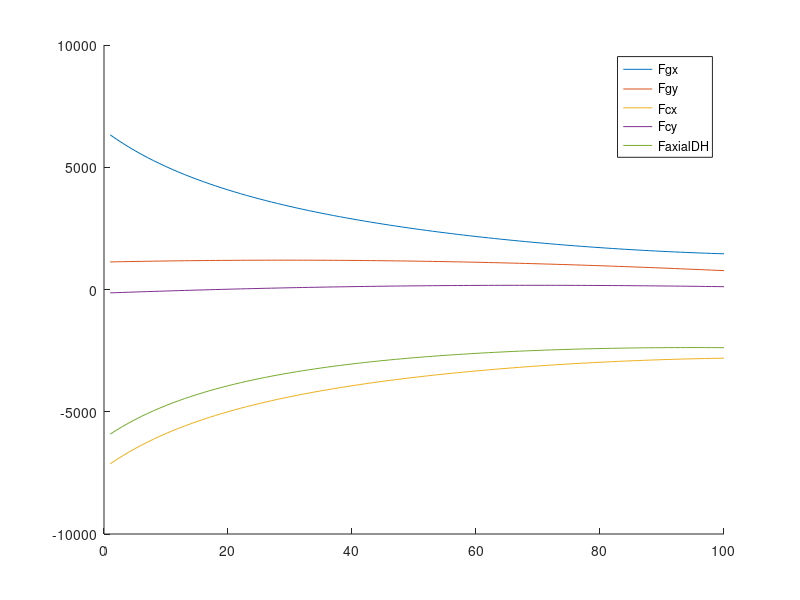
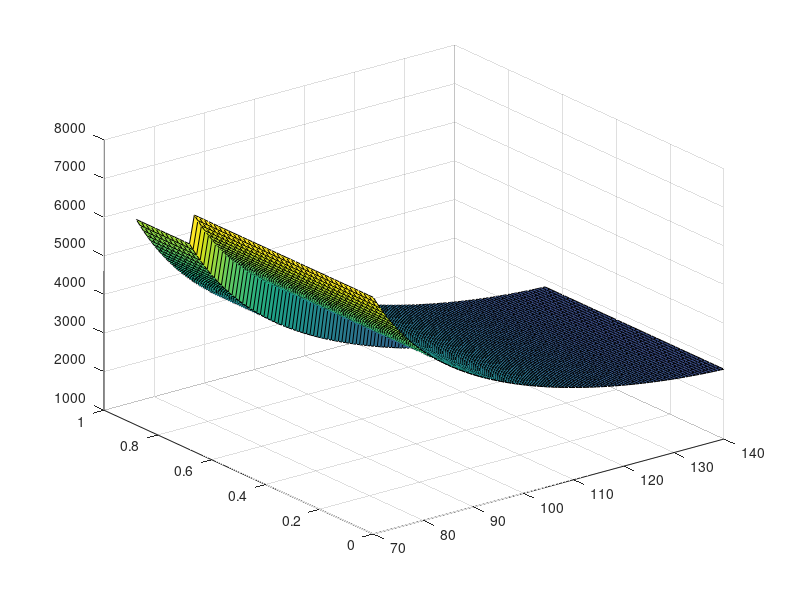
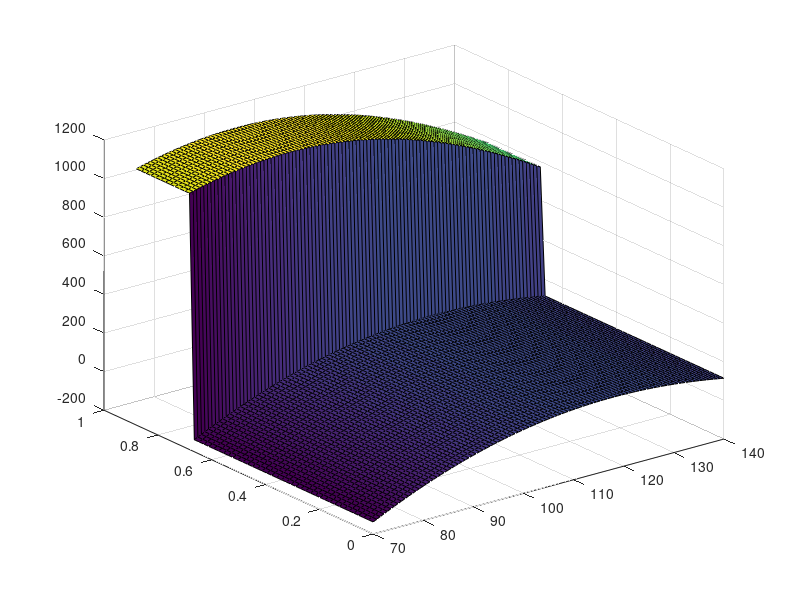
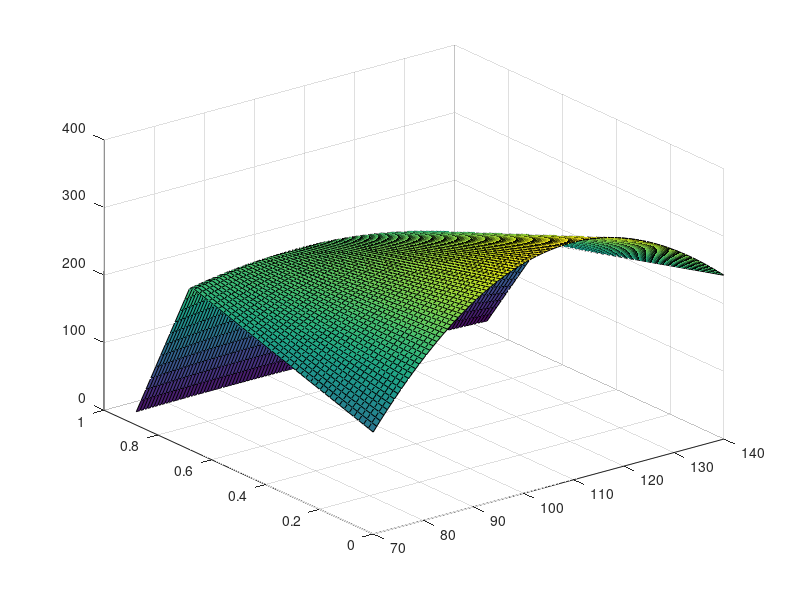

MATLAB code to generate these figures, in order: (Note: this script raises an error after producing the figures.)
clc;
% clear variables;


Designation='50 X 25 X 2.9';%input('Section shape\n');

%% Mass

mg=0;
Mg=1200;
F_load=mg+Mg;
Fs=1500;
Sections=50;

%% Length Definition

Lac=.5905;
Lad=.493;
Lcd=.15207;
Lgh=.15207;
Lcg=.880;
Ldh=.880;
Lck=.665;
Lce=.60978;
Lgj=.30093;
delta=acosd(Lac/Lce);


%%

theta=linspace(70,140,100);
theta_2=(theta-90);
temp=theta-delta;
L=sqrt(Lce^2+Lck^2-2*Lce*Lck*cosd(temp));
phi=asind(Lce.*sind(temp)./L);
% EK=sqrt(Lck^2+Lce^2-2*Lck*Lce*cosd(temp));
% psi=asind(EK/(Lce*sind(temp)));

%% Forces

M_load=F_load*Lgj;
Fx_spring=Fs.*cosd(phi);
Fy_spring=Fs.*sind(phi);
Subtend=atand(110/105);
Fhx=(M_load./(Lgh.*sind(theta-Subtend)));
Fgx=+Fhx-F_load*cosd(180-theta);
Fgy=F_load*sind(180-theta);
Fdx=Fhx;
Fcx=-Fgx-Fx_spring;
Fcy=Fgy-Fy_spring;

%% Force and moment distribution

%For lower beam
F_axial_DH=-Fdx;
%For upper beam
%Axial
dL=Lcg/Sections;
l=dL;
for i=1:Sections
    if l<(Lcg-Lck)
        F_axial_CG(i,:)=Fgx;
    else
        F_axial_CG(i,:)=Fgx+Fx_spring;
    end
    l=l+dL;
end
%Shear
l=dL;
for i=1:Sections
    if l<(Lcg-Lck)
        F_shear_CG(i,:)=Fgy;
    else
        F_shear_CG(i,:)=Fgy-Fy_spring;
    end
    l=l+dL;
end
%Moment
l=dL;
for i=1:Sections
    if l<(Lcg-Lck)
        M_shear_CG(i,:)=Fgy*l;
    else
        M_shear_CG(i,:)=Fgy*l-Fy_spring*(Lck+l-Lcg);
    end
    l=l+dL;
end

F_shear_CG=flip(F_shear_CG);
M_shear_CG=flip(M_shear_CG);
F_axial_CG=flip(F_axial_CG);
l_array=linspace(0,Lcg,Sections);
%% Plot

figure(1)
hold on
plot(Fgx);
plot(Fgy);
% plot(Fhx);
% plot(Fdx);
plot(Fcx);
plot(Fcy);
plot(F_axial_DH);
legend('Fgx','Fgy','Fcx','Fcy','FaxialDH');
hold off

figure(2)
surf(theta,l_array,F_axial_CG);

figure(3)
surf(theta,l_array,F_shear_CG);

figure(4)
surf(theta,l_array,M_shear_CG);




%%%%%%%%%%%%%%%%%%%%%%%%%%%%%%%%%%%%%%%%%
[Section,Ixx,SecArea,X,Y,Tx,Ty]=Data(Designation);
for i=1:100
    for j=1:Sections
        [Sigma_vm_max(j,i)]=Stress_P(F_shear_CG(j,i),F_axial_CG(j,i),M_shear_CG(j,i),0,Section,Ixx,SecArea,X,Y,Tx,Ty);
    end
end

A = max(Sigma_vm_max, [], 'all');

figure(5)
surf(theta,l_array,Sigma_vm_max);

%% 
function [Section,Ixx,SecArea,X,Y,Tx,Ty] = Data(Designation)
opts = spreadsheetImportOptions("NumVariables", 12);

% Specify sheet and range
opts.Sheet = "Sheet1";
opts.DataRange = "A2:L277";

% Specify column names and types
opts.VariableNames = ["Designation", "Section", "D", "B", "t", "T", "M", "A", "Ix", "Iy", "Rx", "Ry"];
opts.VariableTypes = ["string", "categorical", "double", "double", "double", "double", "double", "double", "double", "double", "double", "double"];

% Specify variable properties
opts = setvaropts(opts, "Designation", "WhitespaceRule", "preserve");
opts = setvaropts(opts, ["Designation", "Section"], "EmptyFieldRule", "auto");

% Import the data
Crosssectionproperties = readtable("C:\Users\ripun\MTech_Project\data\Cross section properties.xlsx", opts, "UseExcel", false);
l=height(Crosssectionproperties);
clear opts
l=height(Crosssectionproperties);
for loop=1:l
    if Designation==Crosssectionproperties.Designation(loop)
        Section=Crosssectionproperties.Section(loop);
        Ixx=Crosssectionproperties.Ix(loop);
        SecArea=Crosssectionproperties.A(loop);
        X=Crosssectionproperties.B(loop);
        Y=Crosssectionproperties.D(loop);
        Tx=Crosssectionproperties.t(loop);
        Ty=Crosssectionproperties.T(loop);
    end
end

end
%% 
function [Sigma_vm_max] = Stress_P(F_shear_CG,F_a,M_shear_CG,M,Section,Ixx,SecArea,X,Y,Tx,Ty)
        Sigma_min = 0;
        Sigma_min_2 = 0;
%         [Section,Ixx,SecArea,X,Y,Tx,Ty]=Data(Designation);

switch Section
    case 'P'
        
        SecArea_1=SecArea*10^-4;
        Ixx_1=Ixx*10^-8;
        Sigma_T = F_a/SecArea_1;
        Sigma_M = M_shear_CG*(Y/2)/Ixx_1*10^(-3);
        Sigma_MM = M*(Y/2)/Ixx_1*10^(-3);
        Sigma_max = (Sigma_T+Sigma_M-Sigma_MM)/10^6;
        Sigma_max_2 = (Sigma_T-Sigma_M+Sigma_MM)/10^6;


        Sigma_max_In = Sigma_max;
        Sigma_min_In = 0;
        Sigma_max_In_2 = Sigma_max;
        Sigma_min_In_2 = 0;

    case 'B'
        
        SecArea_1=SecArea*10^-4;
        Ixx_1=Ixx*10^-8;
        Sigma_T = F_a/SecArea_1;
        Sigma_M = M_shear_CG*(Y/2)/Ixx_1*10^(-3);
        Sigma_MM = M*(Y/2)/Ixx_1*10^(-3);
        Sigma_max = (Sigma_T+Sigma_M-Sigma_MM)/10^6;
        Sigma_max_2 = (Sigma_T-Sigma_M+Sigma_MM)/10^6;
        
        Q = (Ty*X)*(Y/2-Ty/2)*10^(-9);
        tau = F_shear_CG*Q/Ixx_1/Tx/2*10^(3);
        Sigma_MM_2 = M*(Y/2-Ty)/Ixx_1*10^(-3);
        Sigma_M_temp = M_shear_CG*(Y/2-Ty)/Ixx_1*10^(-3)+Sigma_T-Sigma_MM_2;
        Sigma_M_temp_2 = -M_shear_CG*(Y/2-Ty)/Ixx_1*10^(-3)+Sigma_T+Sigma_MM_2;
        Sigma_max_In = (Sigma_M_temp/2+sqrt((Sigma_M_temp/2)^2+tau^2))/10^6;
        Sigma_min_In = (Sigma_M_temp/2-sqrt((Sigma_M_temp/2)^2+tau^2))/10^6;
        Sigma_max_In_2 = (Sigma_M_temp_2/2+sqrt((Sigma_M_temp_2/2)^2+tau^2))/10^6;
        Sigma_min_In_2 = (Sigma_M_temp_2/2-sqrt((Sigma_M_temp_2/2)^2+tau^2))/10^6;
    case 'L'
        
        SecArea_1=SecArea*10^-4;
        Ixx_1=Ixx*10^-8;
        Sigma_T = F_a/SecArea_1;
        Sigma_M = M_shear_CG*(Y/2)/Ixx_1*10^(-3);
        Y=Y-((X*Ty^2/Tx+Y^2-Ty^2)/(2*(Ty*X/Tx-Ty+Y)));
        Sigma_MM = M*(Y)/Ixx_1*10^(-3);
        Sigma_max = (Sigma_T+Sigma_M-Sigma_MM)/10^6;
        

        Sigma_max_In = Sigma_max;
        Sigma_min_In = 0;
%         Q = (Ty*Y)*(X/2-Ty/2)*10^(-9);
%         tau = F_p*Q/Ixx/Tx*10^(3);
%         Sigma_MM_2 = M*(X/2-Ty)/Ixx*10^(-3);
%         Sigma_M_temp = (F_p*L)*(X/2-Ty)/Ixx*10^(-3)+Sigma_T-Sigma_MM_2;
%         Sigma_max_2 = (Sigma_M_temp/2+sqrt((Sigma_M_temp/2)^2+tau^2))/10^6;
%         Sigma_min_2 = (Sigma_M_temp/2-sqrt((Sigma_M_temp/2)^2+tau^2))/10^6;


    case 'C'
       
        SecArea_1=SecArea*10^-4;
        Ixx_1=Ixx*10^-8;
        Sigma_T = F_a/SecArea_1;
        Sigma_M = M_shear_CG*(Y/2)/Ixx_1*10^(-3);
        Sigma_MM = M*(Y/2)/Ixx_1*10^(-3);
        Sigma_max = (Sigma_T+Sigma_M-Sigma_MM)/10^6;
        Sigma_max_2 = (Sigma_T-Sigma_M+Sigma_MM)/10^6;

        Q = (Ty*X)*(Y/2-Ty/2)*10^(-9);
        tau = F_shear_CG*Q/Ixx_1/Tx*10^(3);
        Sigma_MM_2 = M*(Y/2-Ty)/Ixx_1*10^(-3);
        Sigma_M_temp = M_shear_CG*(Y/2-Ty)/Ixx_1*10^(-3)+Sigma_T-Sigma_MM_2;
        Sigma_M_temp_2 = -M_shear_CG*(Y/2-Ty)/Ixx_1*10^(-3)+Sigma_T+Sigma_MM_2;
        Sigma_max_In = (Sigma_M_temp/2+sqrt((Sigma_M_temp/2)^2+tau^2))/10^6;
        Sigma_min_In = (Sigma_M_temp/2-sqrt((Sigma_M_temp/2)^2+tau^2))/10^6;
        Sigma_max_In_2 = (Sigma_M_temp_2/2+sqrt((Sigma_M_temp_2/2)^2+tau^2))/10^6;
        Sigma_min_In_2 = (Sigma_M_temp_2/2-sqrt((Sigma_M_temp_2/2)^2+tau^2))/10^6;

    case 'I'
       
        SecArea_1=SecArea*10^-4;
        Ixx_1 = Ixx*10^-8;
        Sigma_T = F_a/SecArea_1;
        Sigma_M = M_shear_CG*(Y/2)/Ixx_1*10^(-3);
        Sigma_MM = M*(Y/2)/Ixx_1*10^(-3);
        Sigma_max = (Sigma_T+Sigma_M-Sigma_MM)/10^6;
        Sigma_max_2 = (Sigma_T-Sigma_M+Sigma_MM)/10^6;

        Q = (Ty*X)*(Y/2-Ty/2)*10^(-9);
        tau = F_shear_CG*Q/Ixx_1/Tx*10^(3);
        Sigma_MM_2 = M*(Y/2-Ty)/Ixx_1*10^(-3);
        Sigma_M_temp = M_shear_CG*(Y/2-Ty)/Ixx_1*10^(-3)+Sigma_T-Sigma_MM_2;
        Sigma_M_temp_2 = -M_shear_CG*(Y/2-Ty)/Ixx_1*10^(-3)+Sigma_T+Sigma_MM_2;
        Sigma_max_In = (Sigma_M_temp/2+sqrt((Sigma_M_temp/2)^2+tau^2))/10^6;
        Sigma_min_In = (Sigma_M_temp/2-sqrt((Sigma_M_temp/2)^2+tau^2))/10^6;
        Sigma_max_In_2 = (Sigma_M_temp_2/2+sqrt((Sigma_M_temp_2/2)^2+tau^2))/10^6;
        Sigma_min_In_2 = (Sigma_M_temp_2/2-sqrt((Sigma_M_temp_2/2)^2+tau^2))/10^6;

end

Sigma_vm_1=sqrt(Sigma_max^2+Sigma_min^2-Sigma_max*Sigma_min);
Sigma_vm_2=sqrt(Sigma_max_2^2+Sigma_min_2^2-Sigma_max_2*Sigma_min_2);
Sigma_vm_3=sqrt(Sigma_max_In^2+Sigma_min_In^2-Sigma_max_In*Sigma_min_In);
Sigma_vm_4=sqrt(Sigma_max_In_2^2+Sigma_min_In_2^2-Sigma_max_In_2*Sigma_min_In_2);
Sigma_vm_max=max([Sigma_vm_1,Sigma_vm_2,Sigma_vm_3,Sigma_vm_4]);

end